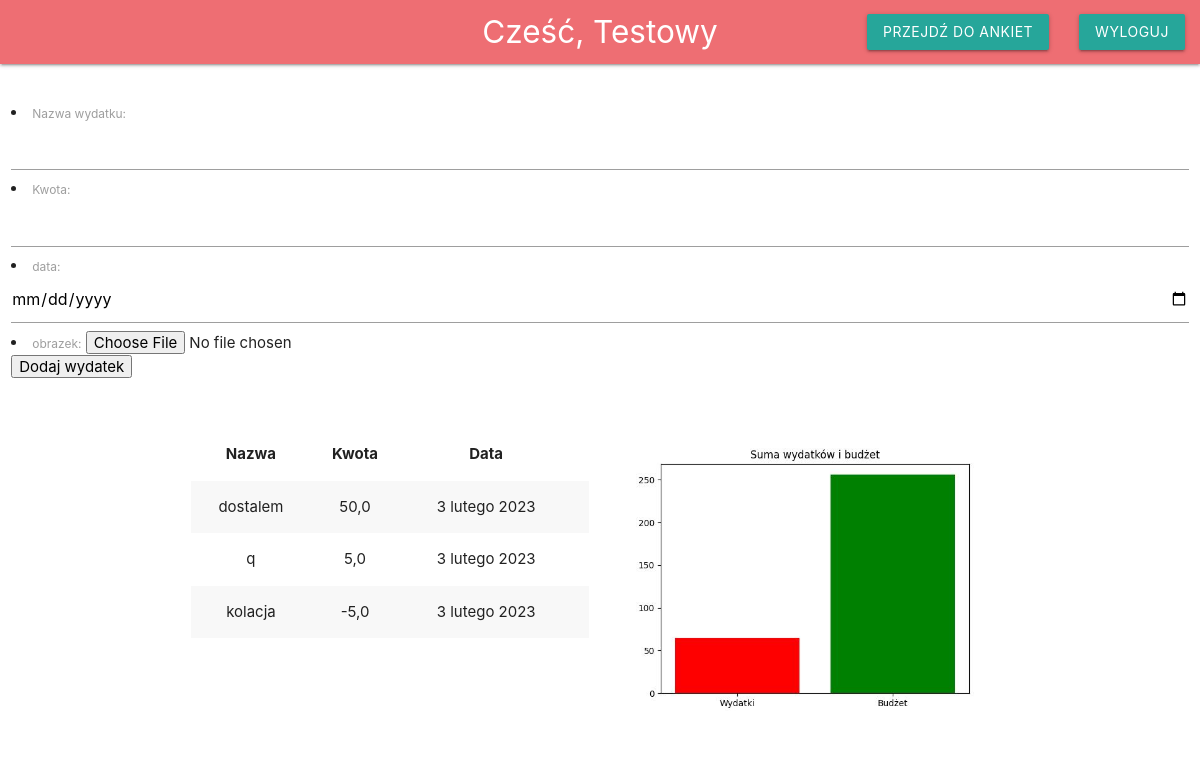
The app's page /app (signed in), older data.
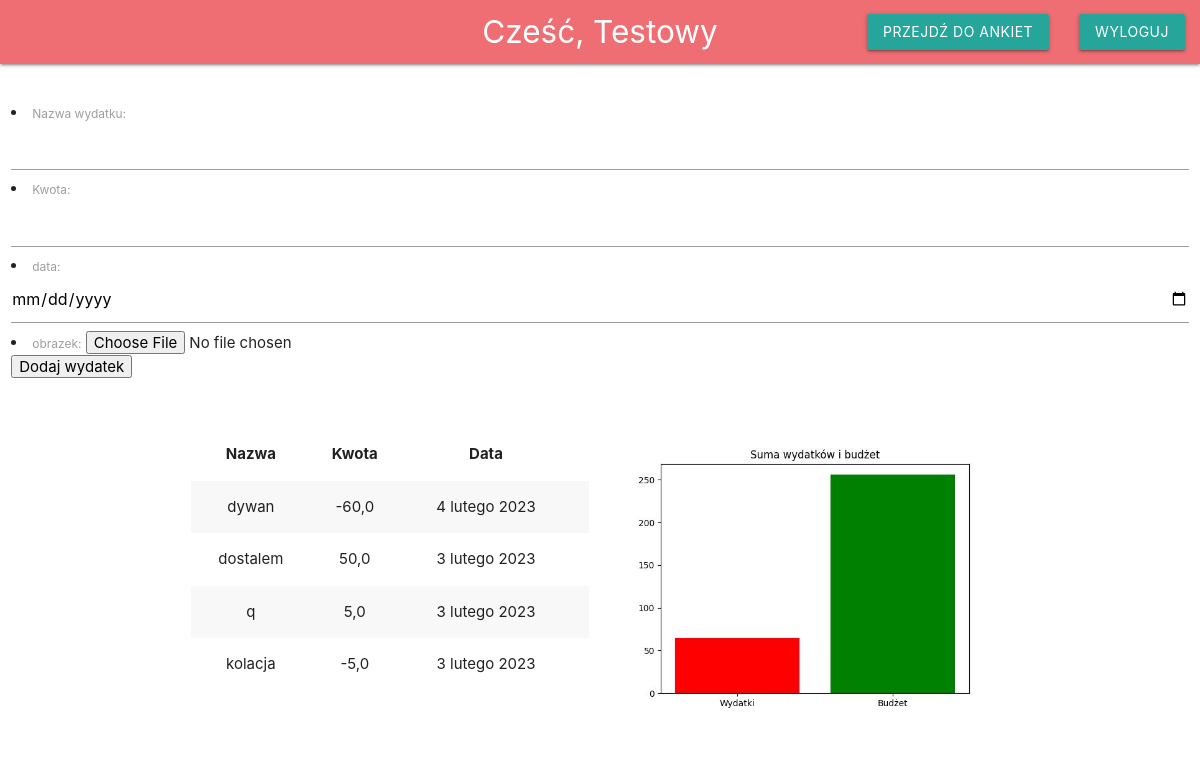
The same page, newer data.
### wydatki/models.py (models this page shows)
class ExpenseInfo(models.Model):
    expense_name = models.CharField(max_length=20)
    cost = models.FloatField()
    date_added = models.DateField()
    user_expense = models.ForeignKey(User, on_delete=models.CASCADE)
    image = models.ImageField(upload_to='images')

### wydatki/views.py (the view)
# urls.py: path('', views.IndexView.as_view(), name='index'),
def index(request):
    expense_items = ExpenseInfo.objects.filter(user_expense=request.user).order_by('-date_added')
    try:
        budget_total = ExpenseInfo.objects.filter(user_expense=request.user).aggregate(budget=Sum('cost',filter=Q(cost__gt=0)))
        expense_total = ExpenseInfo.objects.filter(user_expense=request.user).aggregate(expenses=Sum('cost',filter=Q(cost__lt=0)))
        fig,ax=plt.subplots()
        ax.bar(['Wydatki','Budżet'], [abs(expense_total['expenses']),budget_total['budget']],color=['red','green'])
        ax.set_title('Suma wydatków i budżet')
        plt.savefig('wydatki/static/wydatki/expense.jpg')
    except TypeError:
        print('Brak danych.')
    if expense_total['expenses']:
        context = {'expense_items':expense_items,'budget':budget_total['budget'],'expenses':abs(expense_total['expenses']), 'remaining':(budget_total['budget']-abs(expense_total['expenses']))}
    else:   #naprawia błąd w przypadku braku wpisów
        context = {'expense_items':expense_items,'budget':budget_total['budget'],'expenses':(expense_total['expenses']), 'remaining':0 }
    context['form']= ExpenseDetails()
    return render(request,'wydatki/index.html',context=context)

### wydatki/forms.py
class ExpenseDetails(forms.ModelForm):
    class Meta:
        model = ExpenseInfo
        fields = ('expense_name', 'cost',  'date_added' , 'image')
        labels = {
            'expense_name': 'Nazwa wydatku' , 'cost': 'Kwota', 'date_added': 'data', 'image':'obrazek',
        }
        widgets = {
            'date_added': widgets.DateInput(attrs={'type': 'date'})
        }

### wydatki/templates/wydatki/index.html (shortened to what this page needs)
{% load static %}
<!DOCTYPE html>
<html>
    <head>
        <link rel="stylesheet" href="https://cdnjs.cloudflare.com/ajax/libs/materialize/1.0.0/css/materialize.min.css">
    </head>
    <body>
        <nav>
            <div class="nav-wrapper">
                <a href='{% url "index" %}' class='brand-logo center'>Cześć, {{ user }}</a>
                <ul class="right">
                    <li><a href="../ankiety" class='btn'>Przejdź do ankiet</a></li>
                    <li><a href='{% url "logout" %}' class='btn'>Wyloguj</a></li>
                </ul>
            </div>
        </nav>
        <br>
        <div class="section">
            <div class="row">
                                <form class="col s12" action='{% url "add item" %}' method='post' enctype="multipart/form-data">
                                        {{ form.as_ul }}
                                        <input type="submit" value="Dodaj wydatek">
                                </form>
            </div>
        </div>
        <div class="section">
            <div class="row">
                <div class="container">
                    <div class="col s6">
                        <table class="striped centered responsive-table">
                            <thead>
                                <tr>
                                    <th>Nazwa</th>
                                    <th>Kwota</th>
                                    <th>Data</th>
                                    <th></th>
                                </tr>
                            </thead>
                            <tbody>
                                {% for expense_item in expense_items %}
                                <tr>
                                    <td>{{ expense_item.expense_name }}</td>
                                    <td>{{ expense_item.cost }}</td>
                                    <td>{{ expense_item.date_added}}</td>
                                    <td></td>
                                </tr>
                                {% endfor %}
                            </tbody>
                        </table>
                    </div>
                    <div class="col s6">
                        <img class='responsive-img' src= "{% static 'wydatki/expense.jpg' %}">
                    </div>
                </div>
        </div>
        </div>
    </body>
</html>

Row changes from the older to the newer data that the page shows:
added ExpenseInfo: expense_name "dywan", cost "-60,0", date_added "4 lutego 2023"
